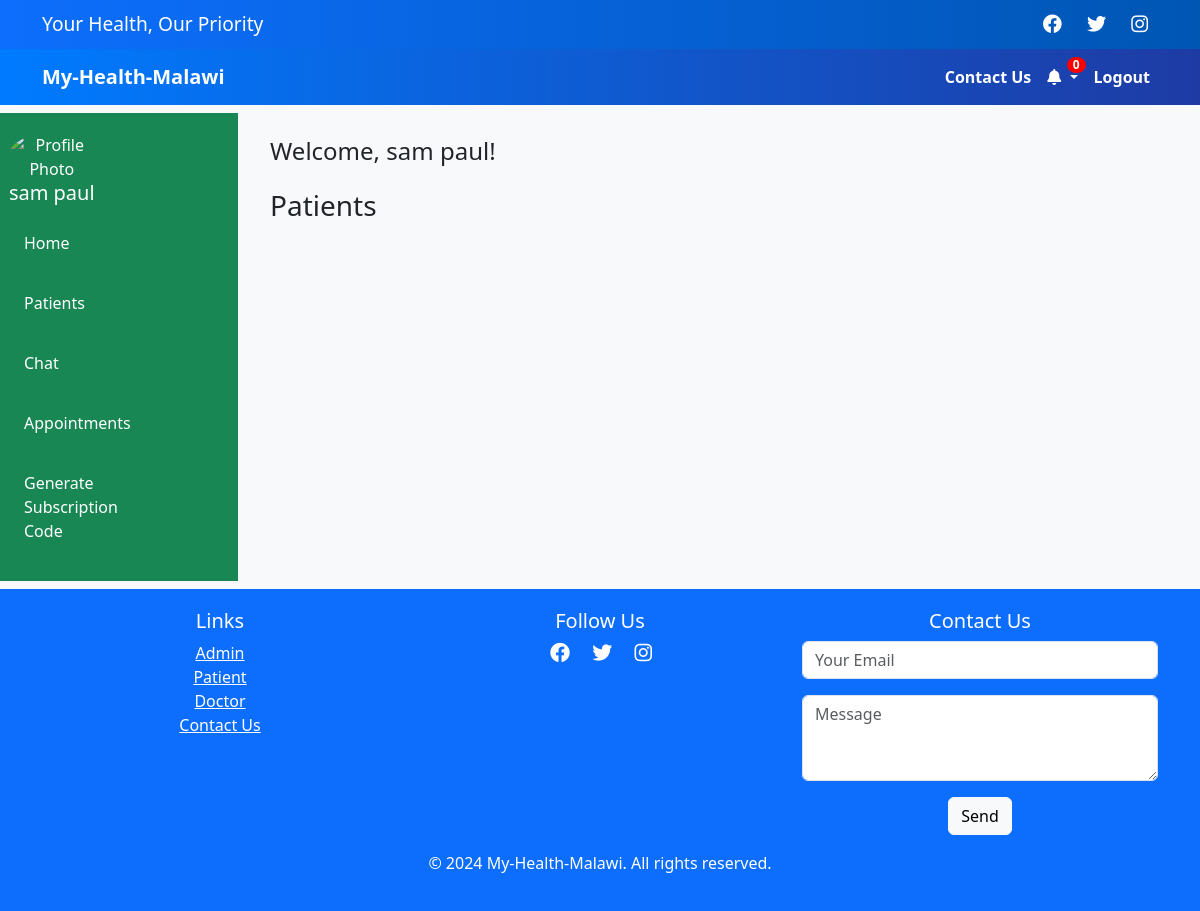
Before: /chat/doctor_chat/ (signed in) with the older database file.
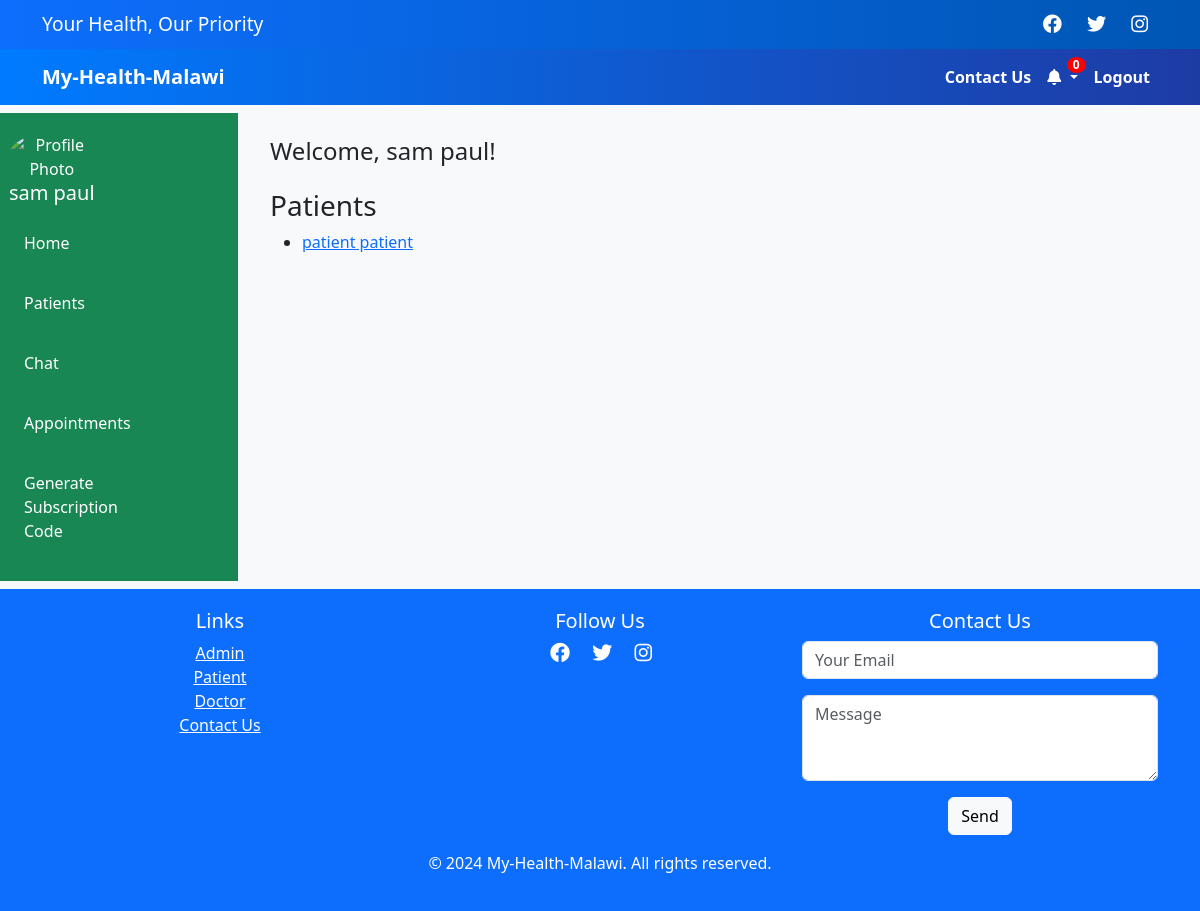
After: the same page with the newer database file.
### accounts/models.py (models this page shows, shortened)
class User(AbstractBaseUser, PermissionsMixin):
    ADMIN = 1
    DOCTOR = 2
    PATIENT = 3
    ROLE_CHOICE = (
        ('patient', 'Patient'),
        ('doctor', 'Doctor'),
        ('hospital_admin', 'Hospital Admin'),
        ('superuser', 'Superuser'),
    )
    first_name = models.CharField(max_length=50)
    last_name = models.CharField(max_length=50)
    username = models.CharField(max_length=50, unique=True)  # Optional if using email
    email = models.EmailField(unique=True)  # Required for email authentication
    profile_photo = models.ImageField(upload_to='profile_photos/', null=True, blank=True)
    phone_number = models.CharField(max_length=30, blank=True)
    role = models.CharField(max_length=50,choices=ROLE_CHOICE, blank=True, default='patient')
    date_joined = models.DateTimeField(auto_now_add=True)
    last_login = models.DateTimeField(auto_now_add=True)
    created_date = models.DateTimeField(auto_now_add=True)
    modified_date = models.DateTimeField(auto_now_add=True)
    is_active = models.BooleanField(default=False)
    is_admin = models.BooleanField(default=False)
    is_superuser = models.BooleanField(default=False)
    is_staff = models.BooleanField(default=False)
    is_hospital = models.BooleanField(default=False)
    is_doctor = models.BooleanField(default=False)
    is_patient = models.BooleanField(default=False)
    USERNAME_FIELD = 'email'
    REQUIRED_FIELDS = ['first_name', 'last_name', 'username']
    objects = CustomUserManager()
    def get_full_name(self):
        return f"{self.first_name} {self.last_name}".strip()

### chat/views.py (the view)
# urls.py: path('doctor_chat/',views.doctor_chat, name='doctor_chat'),
@login_required
def doctor_chat(request):
    patients = User.objects.filter(role='patient')
    for patient in patients:
        print(f'patient:{patient.get_full_name()}')
    return render(request,'doctor_chat.html', {'patients': patients})

### chat/templates/doctor_chat.html
{% extends 'doctor_dashboard.html' %}
{% block content_dash %}
<h3>Patients</h3>
<ul>
    {% for patient in patients %}
        <li>
            <a href="{% url 'chat:chat_view' patient.id   %}">{{ patient.get_full_name }}</a>
        </li>
    {% endfor %}
</ul>
{% endblock  %}

### hospital/templates/doctor_dashboard.html (shortened to what this page needs)
{% extends "dashboard_base.html" %}
{% block sidebar %}
<a href="{% url 'hospital:doctor_home' %}" class="nav-link {% if request.path == '/dashboard/doctor/' %}active{% endif %}">Home</a>
<a href="{% url 'hospital:doctor_patients' %}" class="nav-link {% if request.path == '/dashboard/doctor/patients/' %}active{% endif %}">Patients</a>
<a href="{% url 'chat:doctor_chat'%}" class="nav-link {% if request.path == '/dashboard/doctor/patients/' %}active{% endif %}">Chat</a>
<a href="{% url 'appointments:doctor_appointments' %}" class="nav-link {% if request.path == '/dashboard/doctor/appointments/' %}active{% endif %}">Appointments</a>
<a href="{% url 'subscriptions:generate_code' %}" class="nav-link {% if request.path == '/subscriptions/generate_code' %}active{% endif %}">Generate Subscription Code</a>
{% endblock %}

### templates/dashboard_base.html
{% extends 'layout.html' %}
{% block content %}
<div class='row mt-2 mb-2'>
<div class="sidebar bg-success">
    <div class='col-5'>
    <div class="profile">
        <img src="{{ user.get_profile_photo }}" alt="Profile Photo">
        <h5>{{ user.get_full_name }}</h5>
    </div>
    <nav class="nav flex-column">
        {% block sidebar %}{% endblock %}
    </nav>
</div>
</div>
<div class='col-7'>
<div class="content">
    <div class="content-header">
        {% block header %}Welcome, {{ user.get_full_name }}!{% endblock %}
    </div>
    {% block content_dash %}{% endblock %}
</div>
</div>
</div>
{% endblock  %}

### templates/layout.html (shortened to what this page needs)
<!DOCTYPE html>
<html lang="en">
    {% load static %}
<head>
    <link href="https://cdn.jsdelivr.net/npm/bootstrap@5.3.0-alpha3/dist/css/bootstrap.min.css" rel="stylesheet">
    <link rel="stylesheet" href="https://cdnjs.cloudflare.com/ajax/libs/font-awesome/6.0.0-beta3/css/all.min.css">
</head>
<body>
    <div class="motor-section">
        <div class="container d-flex justify-content-between align-items-center">
            <span>Your Health, Our Priority</span>
            <div class="social-icons">
                <a href="#" class="text-white"><i class="fab fa-facebook"></i></a>
                <a href="#" class="text-white"><i class="fab fa-twitter"></i></a>
                <a href="#" class="text-white"><i class="fab fa-instagram"></i></a>
            </div>
        </div>
    </div>
    <nav class="navbar navbar-expand-lg navbar-dark">
        <div class="container">
            <a class="navbar-brand" href="/">My-Health-Malawi</a>
            <div class="collapse navbar-collapse" id="navbarNav">
                <ul class="navbar-nav ms-auto">
                    {% if user.is_authenticated %}
                        <li class="nav-item"><a class="nav-link" href="{% url 'accounts:contact_us' %}">Contact Us</a></li>
                        <li class="nav-item dropdown">
                            <a class="nav-link dropdown-toggle notification-bell" id="notificationDropdown" role="button" data-bs-toggle="dropdown" aria-expanded="false">
                                <i class="fas fa-bell"></i>
                                <span id="notificationCount" class="badge">0</span>
                            </a>
                        </li>
                        <li class="nav-item"><a class="nav-link" href="{% url 'accounts:logout' %}">Logout</a></li>
                    {% endif %}
                </ul>
            </div>
        </div>
    </nav>
{% block content %}
{% endblock %}
    <footer class="footer">
        <div class="container text-center">
            <div class="row">
                <div class="col-md-4">
                    <h5>Links</h5>
                    <ul class="list-unstyled">
                        <li><a href="/admin" class="text-white">Admin</a></li>
                        <li><a href="/patient" class="text-white">Patient</a></li>
                        <li><a href="/doctor" class="text-white">Doctor</a></li>
                        <li><a href="/contactus" class="text-white">Contact Us</a></li>
                    </ul>
                </div>
                <div class="col-md-4">
                    <h5>Follow Us</h5>
                    <div class="social-icons">
                        <a href="#" class="text-white me-2"><i class="fab fa-facebook fa-lg"></i></a>
                        <a href="#" class="text-white me-2"><i class="fab fa-twitter fa-lg"></i></a>
                        <a href="#" class="text-white me-2"><i class="fab fa-instagram fa-lg"></i></a>
                    </div>
                </div>
                <div class="col-md-4">
                    <h5>Contact Us</h5>
                    <form>
                        <div class="mb-3">
                            <input type="email" class="form-control" placeholder="Your Email">
                        </div>
                        <div class="mb-3">
                            <textarea class="form-control" placeholder="Message" rows="3"></textarea>
                        </div>
                        <button type="submit" class="btn btn-light">Send</button>
                    </form>
                </div>
            </div>
            <p class="mt-3">© 2024 My-Health-Malawi. All rights reserved.</p>
        </div>
    </footer>
</body>
</html>

### templates/layout.html (style rules this page uses)
body { background-color: #f8f9fa; }
.motor-section { background: linear-gradient(90deg, #0d6efd, #0056b3); color: white; padding: 10px 0; text-align: center; font-size: 1.2rem; }
.motor-section .social-icons a { color: white; margin: 0 10px; }
.navbar { background: linear-gradient(90deg, #007bff, #1e3ba4); }
.navbar a { color: #ffffff; font-weight: bold; }
.navbar .notification-bell { position: relative; }
.navbar .notification-bell .badge { position: absolute; top: 0; right: 0; background-color: red; color: white; font-size: 0.75rem; padding: 2px 6px; border-radius: 50%; }
.footer { background-color: #0d6efd; color: white; padding: 20px 0; }
.footer a { color: white; }
.footer .social-icons a { color: white; margin: 0 10px; }
.sidebar { background-color: #0d6efd; color: white; width: 250px; padding: 20px; }
.sidebar .profile { text-align: center; }
.sidebar .profile img { border-radius: 50%; width: 100px; height: 100px; }
.sidebar .nav-link { color: white; margin: 10px 0; }
.content { flex-grow: 1; padding: 20px; overflow-y: auto; }
.content-header { font-size: 1.5rem; margin-bottom: 20px; }

Changed rows visible on the page:
added User: get_full_name "patient patient"
